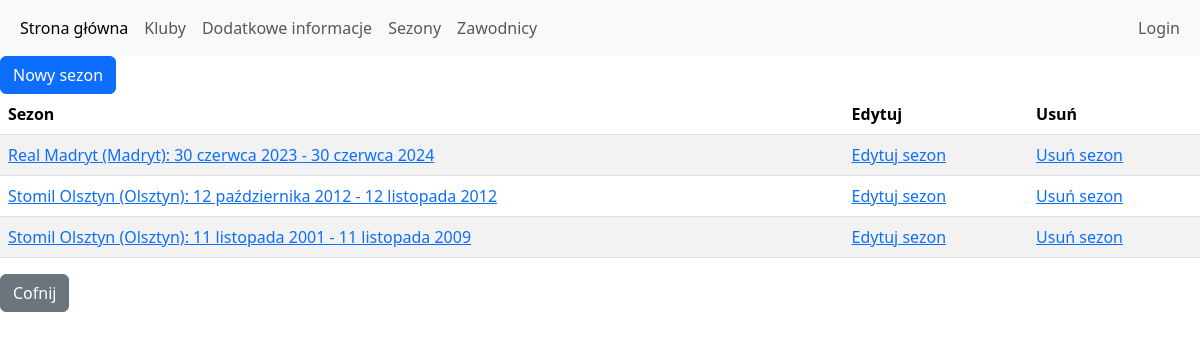
Screenshot of /kluby/portal/sezon_wszystkie/ with the database file from the repository.
### kluby/models.py (models this page shows, shortened)
class Sezon(models.Model):
    opinia = models.TextField(default="", blank=True)
    start = models.DateField(null=True, blank=True)
    koniec = models.DateField(null=True, blank=True)
    klub = models.ForeignKey(Klub, on_delete=models.CASCADE, null=True, blank=True)

class Klub(models.Model):
    nazwa = models.CharField(max_length=64, blank=False, unique=True)
    miasto = models.CharField(max_length=64, blank=True, unique=False)
    rok_powstania = models.PositiveSmallIntegerField(null=True, blank=True)
    opis = models.TextField(default="")
    def __str__(self):
        return "{} ({})".format(self.nazwa, self.miasto)

### kluby/views.py (the view)
# urls.py: path('portal/sezon_wszystkie/', sezon_wszystkie, name='sezon_wszystkie'),
def sezon_wszystkie(request):
    sezon = Sezon.objects.all()
    context = {'sezony': sezon}
    return render(request, 'sezony/wszystkie.html', context)

### templates/sezony/wszystkie.html (shortened to what this page needs)
{% extends 'main/portal.html' %}
{% block strona %}
<a  class="btn btn-primary" role="button" href="{% url 'sezon_nowy' %}">Nowy sezon</a>
{% if sezony %}
    <table class="table table-striped table-hover">
      <thead>
        <tr>
          <th scope="col">Sezon</th>
          <th scope="col">Edytuj</th>
          <th scope="col">Usuń</th>
        </tr>
      </thead>
        <tbody>
         {% for sezon in sezony %}
        <tr>
            <td><a href="/kluby/portal/sezon_szczegoly/{{ sezon.id }}/">{{ sezon.klub }}: {{ sezon.start }} - {{ sezon.koniec }}</a></td>
            <td><a href="/kluby/portal/sezon_edytuj/{{ sezon.id }}/" >Edytuj sezon</a></td>
            <td><a href="/kluby/portal/sezon_usun/{{ sezon.id }}/" >Usuń sezon</a></td>
        </tr>
        {% endfor %}
        </tbody>
    </table>
{% else %}
    <p>Brak sezonów.</p>
{% endif %}
<a class="btn btn-secondary" role="button" href="{% url 'portal' %}">Cofnij</a>
{% endblock %}

### templates/main/portal.html (shortened to what this page needs)
{% extends 'main/glowny.html' %}
{% block nawigacja %}
<nav class="navbar navbar-expand-sm bg-light navbar-light">
  <div class="container-fluid">
    <ul class="navbar-nav">
      <li class="nav-item">
        <a class="nav-link active" href="/kluby/portal/">Strona główna</a>
      </li>
      <li class="nav-item">
        <a class="nav-link" href="/kluby/portal/klub_wszystkie/">Kluby</a>
      </li>
      <li class="nav-item">
        <a class="nav-link" href="/kluby/portal/extra_wszystkie/">Dodatkowe informacje</a>
      </li>
      <li class="nav-item">
        <a class="nav-link" href="/kluby/portal/sezon_wszystkie/">Sezony</a>
      </li>
       <li class="nav-item">
        <a class="nav-link" href="/kluby/portal/zawodnik_wszystkie/">Zawodnicy</a>
      </li>
    </ul>
    <ul class="nav navbar-nav navbar-right">
      {% if user.is_authenticated %}
      <li class="nav-item">
      <span>
      Witaj {{ user.username }}
      </span>
      <a class="nav-link" href="{% url 'logout' %}">Logout</a>
      </li>
      {% else %}
      <li class="nav-item">
      <a  class="nav-link" href="{% url 'login' %}">Login</a>
      </li>
      {% endif %}
    </ul>
  </div>
</nav>
{% endblock %}

### templates/main/glowny.html (shortened to what this page needs)
<!DOCTYPE html>
<html lang="en">
<head>
    {% load static %}
    <link rel="stylesheet" href="{% static 'style.css' %}">
    <link rel="stylesheet" href="https://cdn.jsdelivr.net/npm/bootstrap@5.3.2/dist/css/bootstrap.min.css">
</head>
<body>
  {% block nawigacja %} {% endblock %}
  {% block strona %} {% endblock %}
</body>
</html>

### rows the page displays
Sezon: klub "Real Madryt (Madryt)", start "30 czerwca 2023", koniec "30 czerwca 2024"
Sezon: klub "Stomil Olsztyn (Olsztyn)", start "12 października 2012", koniec "12 listopada 2012"
Sezon: klub "Stomil Olsztyn (Olsztyn)", start "11 listopada 2001", koniec "11 listopada 2009"
